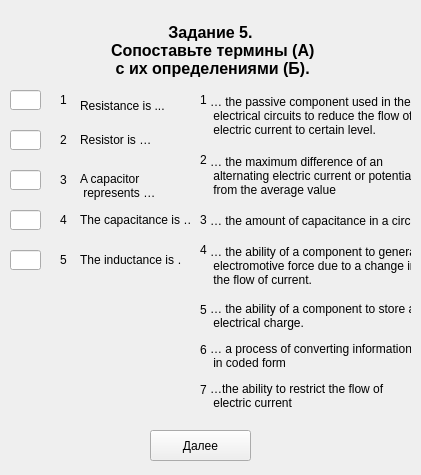
<?xml version="1.0" encoding="UTF-8"?>
<ui version="4.0">
 <class>Zadanie5_part2_var1</class>
 <widget class="QWidget" name="Zadanie5_part2_var1">
  <property name="geometry">
   <rect>
    <x>0</x>
    <y>0</y>
    <width>421</width>
    <height>475</height>
   </rect>
  </property>
  <property name="windowTitle">
   <string>Form</string>
  </property>
  <widget class="QLabel" name="label_title">
   <property name="geometry">
    <rect>
     <x>20</x>
     <y>20</y>
     <width>381</width>
     <height>61</height>
    </rect>
   </property>
   <property name="font">
    <font>
     <pointsize>12</pointsize>
     <weight>75</weight>
     <bold>true</bold>
     <strikeout>false</strikeout>
    </font>
   </property>
   <property name="cursor">
    <cursorShape>ArrowCursor</cursorShape>
   </property>
   <property name="text">
    <string>Задание 5.
 Сопоставьте термины (А)
 с их определениями (Б).</string>
   </property>
   <property name="textFormat">
    <enum>Qt::AutoText</enum>
   </property>
   <property name="alignment">
    <set>Qt::AlignCenter</set>
   </property>
  </widget>
  <widget class="QLabel" name="label_word_5">
   <property name="geometry">
    <rect>
     <x>80</x>
     <y>250</y>
     <width>101</width>
     <height>20</height>
    </rect>
   </property>
   <property name="text">
    <string>The inductance is …</string>
   </property>
  </widget>
  <widget class="QLineEdit" name="lineEdit_answer_3">
   <property name="geometry">
    <rect>
     <x>10</x>
     <y>170</y>
     <width>31</width>
     <height>20</height>
    </rect>
   </property>
  </widget>
  <widget class="QPushButton" name="pushButton_answer">
   <property name="geometry">
    <rect>
     <x>150</x>
     <y>430</y>
     <width>101</width>
     <height>31</height>
    </rect>
   </property>
   <property name="text">
    <string>Далее</string>
   </property>
  </widget>
  <widget class="QLabel" name="label_number_1">
   <property name="geometry">
    <rect>
     <x>60</x>
     <y>90</y>
     <width>16</width>
     <height>20</height>
    </rect>
   </property>
   <property name="text">
    <string>1</string>
   </property>
  </widget>
  <widget class="QLabel" name="label_number_4">
   <property name="geometry">
    <rect>
     <x>60</x>
     <y>210</y>
     <width>16</width>
     <height>20</height>
    </rect>
   </property>
   <property name="text">
    <string>4</string>
   </property>
  </widget>
  <widget class="QLabel" name="label_word_3">
   <property name="geometry">
    <rect>
     <x>80</x>
     <y>170</y>
     <width>91</width>
     <height>31</height>
    </rect>
   </property>
   <property name="text">
    <string>A capacitor
 represents …</string>
   </property>
  </widget>
  <widget class="QLabel" name="label_word_4">
   <property name="geometry">
    <rect>
     <x>80</x>
     <y>210</y>
     <width>111</width>
     <height>20</height>
    </rect>
   </property>
   <property name="text">
    <string>The capacitance is …</string>
   </property>
  </widget>
  <widget class="QLabel" name="label_word_1">
   <property name="geometry">
    <rect>
     <x>80</x>
     <y>90</y>
     <width>111</width>
     <height>31</height>
    </rect>
   </property>
   <property name="text">
    <string>Resistance is ...</string>
   </property>
  </widget>
  <widget class="QLabel" name="label_word_2">
   <property name="geometry">
    <rect>
     <x>80</x>
     <y>130</y>
     <width>81</width>
     <height>20</height>
    </rect>
   </property>
   <property name="text">
    <string>Resistor is …</string>
   </property>
  </widget>
  <widget class="QLineEdit" name="lineEdit_answer_4">
   <property name="geometry">
    <rect>
     <x>10</x>
     <y>210</y>
     <width>31</width>
     <height>20</height>
    </rect>
   </property>
  </widget>
  <widget class="QLineEdit" name="lineEdit_answer_2">
   <property name="geometry">
    <rect>
     <x>10</x>
     <y>130</y>
     <width>31</width>
     <height>20</height>
    </rect>
   </property>
  </widget>
  <widget class="QLineEdit" name="lineEdit_answer_1">
   <property name="geometry">
    <rect>
     <x>10</x>
     <y>90</y>
     <width>31</width>
     <height>20</height>
    </rect>
   </property>
   <property name="text">
    <string/>
   </property>
  </widget>
  <widget class="QLabel" name="label_number_2">
   <property name="geometry">
    <rect>
     <x>60</x>
     <y>130</y>
     <width>16</width>
     <height>20</height>
    </rect>
   </property>
   <property name="text">
    <string>2</string>
   </property>
  </widget>
  <widget class="QLabel" name="label_number_5">
   <property name="geometry">
    <rect>
     <x>60</x>
     <y>250</y>
     <width>16</width>
     <height>20</height>
    </rect>
   </property>
   <property name="text">
    <string>5</string>
   </property>
  </widget>
  <widget class="QLabel" name="label_number_3">
   <property name="geometry">
    <rect>
     <x>60</x>
     <y>170</y>
     <width>16</width>
     <height>20</height>
    </rect>
   </property>
   <property name="text">
    <string>3</string>
   </property>
  </widget>
  <widget class="QLineEdit" name="lineEdit_answer_5">
   <property name="geometry">
    <rect>
     <x>10</x>
     <y>250</y>
     <width>31</width>
     <height>20</height>
    </rect>
   </property>
  </widget>
  <widget class="QLabel" name="label_word_17">
   <property name="geometry">
    <rect>
     <x>210</x>
     <y>240</y>
     <width>201</width>
     <height>51</height>
    </rect>
   </property>
   <property name="text">
    <string>… the ability of a component to generate
 electromotive force due to a change in
 the flow of current.</string>
   </property>
  </widget>
  <widget class="QLabel" name="label_word_20">
   <property name="geometry">
    <rect>
     <x>210</x>
     <y>380</y>
     <width>201</width>
     <height>31</height>
    </rect>
   </property>
   <property name="text">
    <string>…the ability to restrict the flow of
 electric current</string>
   </property>
  </widget>
  <widget class="QLabel" name="label_word_23">
   <property name="geometry">
    <rect>
     <x>210</x>
     <y>210</y>
     <width>201</width>
     <height>21</height>
    </rect>
   </property>
   <property name="text">
    <string>… the amount of capacitance in a circuit.</string>
   </property>
  </widget>
  <widget class="QLabel" name="label_word_24">
   <property name="geometry">
    <rect>
     <x>210</x>
     <y>340</y>
     <width>201</width>
     <height>31</height>
    </rect>
   </property>
   <property name="text">
    <string>… a process of converting information
 in coded form</string>
   </property>
  </widget>
  <widget class="QLabel" name="label_word_26">
   <property name="geometry">
    <rect>
     <x>210</x>
     <y>300</y>
     <width>201</width>
     <height>31</height>
    </rect>
   </property>
   <property name="text">
    <string>… the ability of a component to store an
 electrical charge.</string>
   </property>
  </widget>
  <widget class="QLabel" name="label_word_29">
   <property name="geometry">
    <rect>
     <x>210</x>
     <y>90</y>
     <width>201</width>
     <height>51</height>
    </rect>
   </property>
   <property name="text">
    <string>… the passive component used in the
 electrical circuits to reduce the flow of
 electric current to certain level.</string>
   </property>
  </widget>
  <widget class="QLabel" name="label_word_30">
   <property name="geometry">
    <rect>
     <x>210</x>
     <y>150</y>
     <width>201</width>
     <height>51</height>
    </rect>
   </property>
   <property name="text">
    <string>… the maximum difference of an
 alternating electric current or potential
 from the average value</string>
   </property>
  </widget>
  <widget class="QLabel" name="label_number_6">
   <property name="geometry">
    <rect>
     <x>200</x>
     <y>90</y>
     <width>16</width>
     <height>20</height>
    </rect>
   </property>
   <property name="text">
    <string>1</string>
   </property>
  </widget>
  <widget class="QLabel" name="label_number_7">
   <property name="geometry">
    <rect>
     <x>200</x>
     <y>150</y>
     <width>16</width>
     <height>20</height>
    </rect>
   </property>
   <property name="text">
    <string>2</string>
   </property>
  </widget>
  <widget class="QLabel" name="label_number_8">
   <property name="geometry">
    <rect>
     <x>200</x>
     <y>300</y>
     <width>16</width>
     <height>20</height>
    </rect>
   </property>
   <property name="text">
    <string>5</string>
   </property>
  </widget>
  <widget class="QLabel" name="label_number_9">
   <property name="geometry">
    <rect>
     <x>200</x>
     <y>210</y>
     <width>16</width>
     <height>20</height>
    </rect>
   </property>
   <property name="text">
    <string>3</string>
   </property>
  </widget>
  <widget class="QLabel" name="label_number_10">
   <property name="geometry">
    <rect>
     <x>200</x>
     <y>240</y>
     <width>16</width>
     <height>20</height>
    </rect>
   </property>
   <property name="text">
    <string>4</string>
   </property>
  </widget>
  <widget class="QLabel" name="label_number_11">
   <property name="geometry">
    <rect>
     <x>200</x>
     <y>340</y>
     <width>16</width>
     <height>20</height>
    </rect>
   </property>
   <property name="text">
    <string>6</string>
   </property>
  </widget>
  <widget class="QLabel" name="label_number_12">
   <property name="geometry">
    <rect>
     <x>200</x>
     <y>380</y>
     <width>16</width>
     <height>20</height>
    </rect>
   </property>
   <property name="text">
    <string>7</string>
   </property>
  </widget>
 </widget>
 <resources/>
 <connections/>
</ui>
